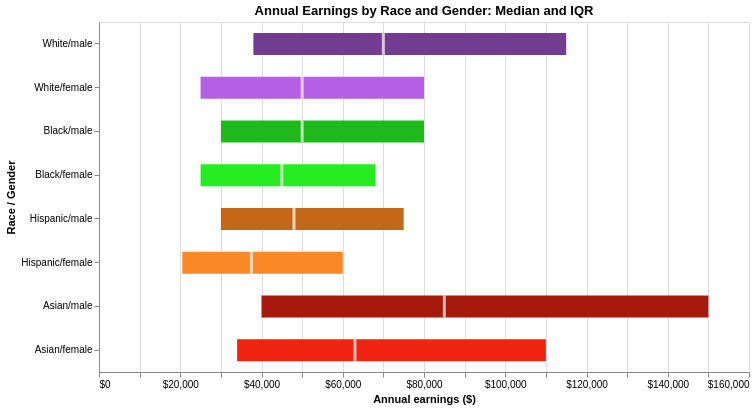

The cell this chart's notebook holds for it:
### Code cell
base = alt.Chart(box_summary).encode(
    y=alt.Y(
        "race_group:N",
        sort=group_order,
        title="Race / Gender"
    )
)

boxes = base.mark_bar(size=22).encode(
    x=alt.X(
        "p25:Q",
        title="Annual earnings ($)",
        axis=alt.Axis(format="$,.0f")
    ),
    x2=alt.X2("p75:Q"),
    color=alt.Color(
        "race_group:N",
        scale=alt.Scale(
            domain=group_order,
            range=group_colors
        ),
        legend=None
    )
)

medians = base.mark_tick(
    color="white",
    thickness=3,
    size=22
).encode(
    x="median:Q"
)

chart03 = (boxes + medians).properties(
    width=650,
    height=350,
    title="Annual Earnings by Race and Gender: Median and IQR"
)

chart03

### Figure 1 — Vega-Lite specification as saved in the notebook (floating-point values rounded to 4 significant figures)
{"config": {"view": {"continuousWidth": 300, "continuousHeight": 300}}, "layer": [{"mark": {"type": "bar", "size": 22}, "encoding": {"color": {"field": "race_group", "legend": null, "scale": {"domain": ["White/male", "White/female", "Black/male", "Black/female", "Hispanic/male", "Hispanic/female", "Asian/male", "Asian/female", "Other/Multiracial"], "range": ["#723C91", "#B45FE6", "#1EBA1B", "#26EC22", "#C46716", "#FA8825", "#A51A0D", "#EF2310", "#A2A2A2"]}, "type": "nominal"}, "x": {"axis": {"format": "$,.0f"}, "field": "p25", "title": "Annual earnings ($)", "type": "quantitative"}, "x2": {"field": "p75"}, "y": {"field": "race_group", "sort": ["White/male", "White/female", "Black/male", "Black/female", "Hispanic/male", "Hispanic/female", "Asian/male", "Asian/female", "Other/Multiracial"], "title": "Race / Gender", "type": "nominal"}}}, {"mark": {"type": "tick", "color": "white", "size": 22, "thickness": 3}, "encoding": {"x": {"field": "median", "type": "quantitative"}, "y": {"field": "race_group", "sort": ["White/male", "White/female", "Black/male", "Black/female", "Hispanic/male", "Hispanic/female", "Asian/male", "Asian/female", "Other/Multiracial"], "title": "Race / Gender", "type": "nominal"}}}], "data": {"name": "data-01ccf82682a5730c6bd6fc76b1a06546"}, "height": 350, "title": "Annual Earnings by Race and Gender: Median and IQR", "width": 650, "$schema": "https://vega.github.io/schema/vega-lite/v6.4.1.json", "datasets": {"data-01ccf82682a5730c6bd6fc76b1a06546": [{"race_group": "Asian/female", "p25": 34000, "median": 63000, "p75": 110000}, {"race_group": "Asian/male", "p25": 40000, "median": 85000, "p75": 150000}, {"race_group": "Black/female", "p25": 25000, "median": 45000, "p75": 68000}, {"race_group": "Black/male", "p25": 30000, "median": 50000, "p75": 80000}, {"race_group": "Hispanic/female", "p25": 20500, "median": 37500, "p75": 60000}, {"race_group": "Hispanic/male", "p25": 30000, "median": 48000, "p75": 75000}, {"race_group": "White/female", "p25": 25000, "median": 50000, "p75": 80000}, {"race_group": "White/male", "p25": 38000, "median": 70000, "p75": 115000}]}}
